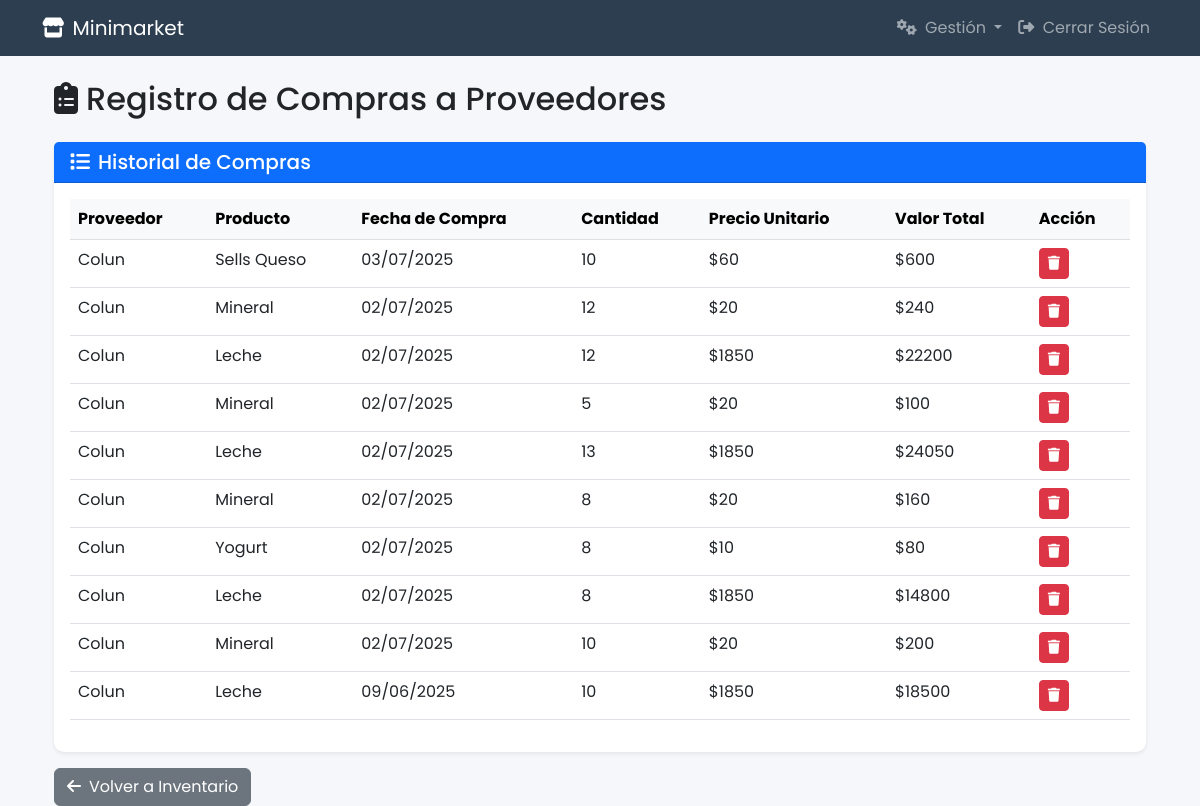
The page /registro-compra-proveedores/ (signed in) on the database its author committed.
### Tienda/models.py (models this page shows, shortened)
class Registro_compra_proveedor(models.Model):
    proveedor = models.ForeignKey(Proveedor, on_delete=models.CASCADE)
    productos = models.ForeignKey(Producto, on_delete=models.CASCADE)
    fecha_compra = models.DateField(auto_now_add=True)
    cantidad = models.PositiveIntegerField(default=0)
    precio_unitario = models.PositiveIntegerField(default=0)
    valor_total = models.PositiveIntegerField(default=0)

class Proveedor(models.Model):
    nombre_proveedor = models.CharField(max_length=100)
    rut = models.PositiveIntegerField(unique=True)
    verify_digit = models.CharField(max_length=1, choices=[(str(i), str(i)) for i in range(10)] + [('K', 'K'), ('k', 'k')])
    direccion = models.CharField(max_length=200)
    telefono = models.PositiveIntegerField()

class Producto(models.Model):
    nombre = models.CharField(max_length=100)
    codigo_barras = models.PositiveIntegerField(default=0)
    stock = models.PositiveIntegerField(default=0)
    precio = models.PositiveIntegerField(default=0)
    costo = models.PositiveIntegerField(default=0)
    minimal_stock = models.PositiveIntegerField(default=0)
    categoria = models.ForeignKey(Categoria, on_delete=models.SET_NULL, null=True, blank=True, related_name='productos')

### Tienda/views/supplier_views.py (the view, shortened to what this page needs)
# urls.py: path('registro-compra-proveedores/', supplier_views.registro_compra_proveedores, name='registro_compra_proveedores'),
@login_required
@user_passes_test(is_superuser, login_url='home')
def registro_compra_proveedores(request):
    registros = Registro_compra_proveedor.objects.all().order_by('-fecha_compra')
    return render(request, 'Tienda/registro_compra_proveedores.html', {'registros': registros})

### Tienda/views/supplier_views.py (called while the page is built)
def is_superuser(user):
    return user.is_superuser

### Tienda/templates/Tienda/registro_compra_proveedores.html (shortened to what this page needs)
{% extends 'Tienda/base_layout.html' %}
{% load static %}
{% block content %}
<div class="container mt-4">
    <h2 class="mb-4"><i class="fas fa-clipboard-list me-2"></i>Registro de Compras a Proveedores</h2>
    <div class="card border-0 shadow-sm">
        <div class="card-header bg-primary text-white">
            <h5 class="mb-0"><i class="fas fa-list me-2"></i>Historial de Compras</h5>
        </div>
        <div class="card-body">
            <div class="table-responsive">
                <table class="table table-hover">
                    <thead class="table-light">
                        <tr>
                            <th>Proveedor</th>
                            <th>Producto</th>
                            <th>Fecha de Compra</th>
                            <th>Cantidad</th>
                            <th>Precio Unitario</th>
                            <th>Valor Total</th>
                            <th>Acción</th>
                        </tr>
                    </thead>
                    <tbody>
                        {% for registro in registros %}
                        <tr>
                            <td>{{ registro.proveedor.nombre_proveedor }}</td>
                            <td>{{ registro.productos.nombre }}</td>
                            <td>{{ registro.fecha_compra|date:"d/m/Y" }}</td>
                            <td>{{ registro.cantidad }}</td>
                            <td>${{ registro.precio_unitario }}</td>
                            <td>${{ registro.valor_total }}</td>
                            <td>
                                <form method="post" action="" style="display:inline;">
                                    <button type="submit" class="btn btn-danger btn-sm" title="Eliminar">
                                        <i class="fas fa-trash"></i>
                                    </button>
                                </form>
                            </td>
                        </tr>
                        {% empty %}
                        <tr>
                            <td colspan="7" class="text-center py-4">No hay registros de compras.</td>
                        </tr>
                        {% endfor %}
                    </tbody>
                </table>
            </div>
        </div>
    </div>
    <div class="d-flex justify-content-between mt-3">
        <a href="{% url 'gestionar_inventario' %}" class="btn btn-secondary">
            <i class="fas fa-arrow-left me-2"></i>Volver a Inventario
        </a>
    </div>
</div>
{% endblock %}

### Tienda/templates/Tienda/base_layout.html (style rules this page uses)
:root { --primary-color: #2c3e50; --secondary-color: #3498db; --accent-color: #e74c3c; }
body { font-family: 'Poppins', sans-serif; background-color: #f5f7fa; }
.card { border-radius: 10px; box-shadow: 0 5px 15px rgba(0, 0, 0, 0.05); }
.card-header { background-color: var(--primary-color); border-radius: 10px 10px 0 0; }

### rows shown on the page
Registro_compra_proveedor: proveedor.nombre_proveedor "Colun", productos.nombre "Sells Queso", fecha_compra "03/07/2025", cantidad "10", precio_unitario "60", valor_total "600"
Registro_compra_proveedor: proveedor.nombre_proveedor "Colun", productos.nombre "Mineral", fecha_compra "02/07/2025", cantidad "12", precio_unitario "20", valor_total "240"
Registro_compra_proveedor: proveedor.nombre_proveedor "Colun", productos.nombre "Leche", fecha_compra "02/07/2025", cantidad "12", precio_unitario "1850", valor_total "22200"
Registro_compra_proveedor: proveedor.nombre_proveedor "Colun", productos.nombre "Mineral", fecha_compra "02/07/2025", cantidad "5", precio_unitario "20", valor_total "100"
Registro_compra_proveedor: proveedor.nombre_proveedor "Colun", productos.nombre "Leche", fecha_compra "02/07/2025", cantidad "13", precio_unitario "1850", valor_total "24050"
Registro_compra_proveedor: proveedor.nombre_proveedor "Colun", productos.nombre "Mineral", fecha_compra "02/07/2025", cantidad "8", precio_unitario "20", valor_total "160"
Registro_compra_proveedor: proveedor.nombre_proveedor "Colun", productos.nombre "Yogurt", fecha_compra "02/07/2025", cantidad "8", precio_unitario "10", valor_total "80"
Registro_compra_proveedor: proveedor.nombre_proveedor "Colun", productos.nombre "Leche", fecha_compra "02/07/2025", cantidad "8", precio_unitario "1850", valor_total "14800"
Registro_compra_proveedor: proveedor.nombre_proveedor "Colun", productos.nombre "Mineral", fecha_compra "02/07/2025", cantidad "10", precio_unitario "20", valor_total "200"
Registro_compra_proveedor: proveedor.nombre_proveedor "Colun", productos.nombre "Leche", fecha_compra "09/06/2025", cantidad "10", precio_unitario "1850", valor_total "18500"
